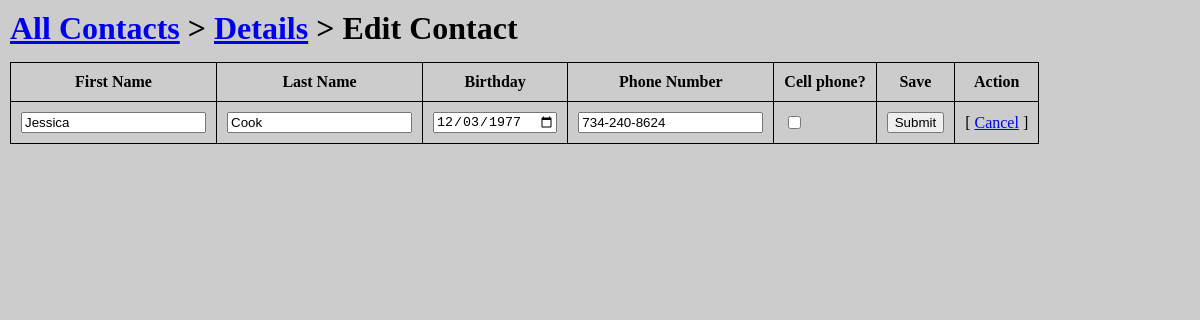
/contactsApp/2/edit/, run on an earlier commit of the app's database.
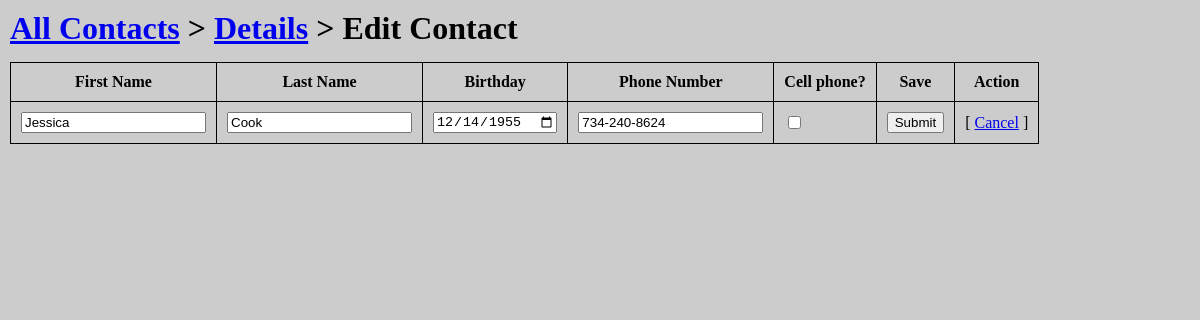
And on a later commit of the database.
### contactsApp/models.py (models this page shows, shortened)
class Contact(models.Model):
    first_name = models.CharField(max_length=200)
    last_name = models.CharField(max_length=200)
    birthday = models.DateField()
    phone_number = models.CharField(max_length=200)
    is_cell = models.BooleanField()

### contactsApp/views.py (the view)
# urls.py: path('<int:contact_id>/edit/', views.edit, name='edit'),
def edit(request, contact_id):
    contact = Contact.objects.get(id=contact_id)
    context = {'contact': contact}
    return render(request, 'contactsApp/edit.html', context)

### contactsApp/templates/contactsApp/edit.html (shortened to what this page needs)
<!DOCTYPE html>
<html lang="en" dir="ltr">
  <head>
  </head>
  <body>
    <div id="container">
      <h1><a href="{% url 'contactsApp:index' %}">All Contacts</a> &gt; <a href="/contactsApp/{{contact.id}}/">Details</a> &gt; Edit Contact</h1>
      <div>
        <form action="{% url 'contactsApp:save_contact' %}" method="post">
          <table>
            <tr>
              <th>First Name</th>
              <th>Last Name</th>
              <th>Birthday</th>
              <th>Phone Number</th>
              <th>Cell phone?</th>
              <th>Save</th>
              <th>Action</th>
            </tr>
            <tr>
              <td><input type="text" name="first_name" value="{{contact.first_name}}" placeholder="enter first name"/></td>
              <td><input type="text" name="last_name" value="{{contact.last_name}}" placeholder="enter last name"/></td>
              <td><input type="date" name="birthday" value="{{contact.birthday|date:"Y-m-d"}}" placeholder="enter birthday"/></td>
              <td><input type="text" name="phone_number" value="{{contact.phone_number}}" placeholder="enter phone number"/></td>
              {% if contact.is_cell %}
                <td><input type="checkbox" name="is_cell" checked/></td>
              {% else %}
                <td><input type="checkbox" name="is_cell"/></td>
              {% endif %}
              <td><input type="submit" value="Submit"></td>
              <td>[ <a href="/contactsApp/{{contact.id}}/">Cancel</a> ]</td>
            </tr>
          </table>
        </form>
      </div>
    </div>
  </body>
</html>

What changed in the data, as far as the page shows it:
changed Contact "Jessica": birthday "12/03/1977" → "12/14/1955"
